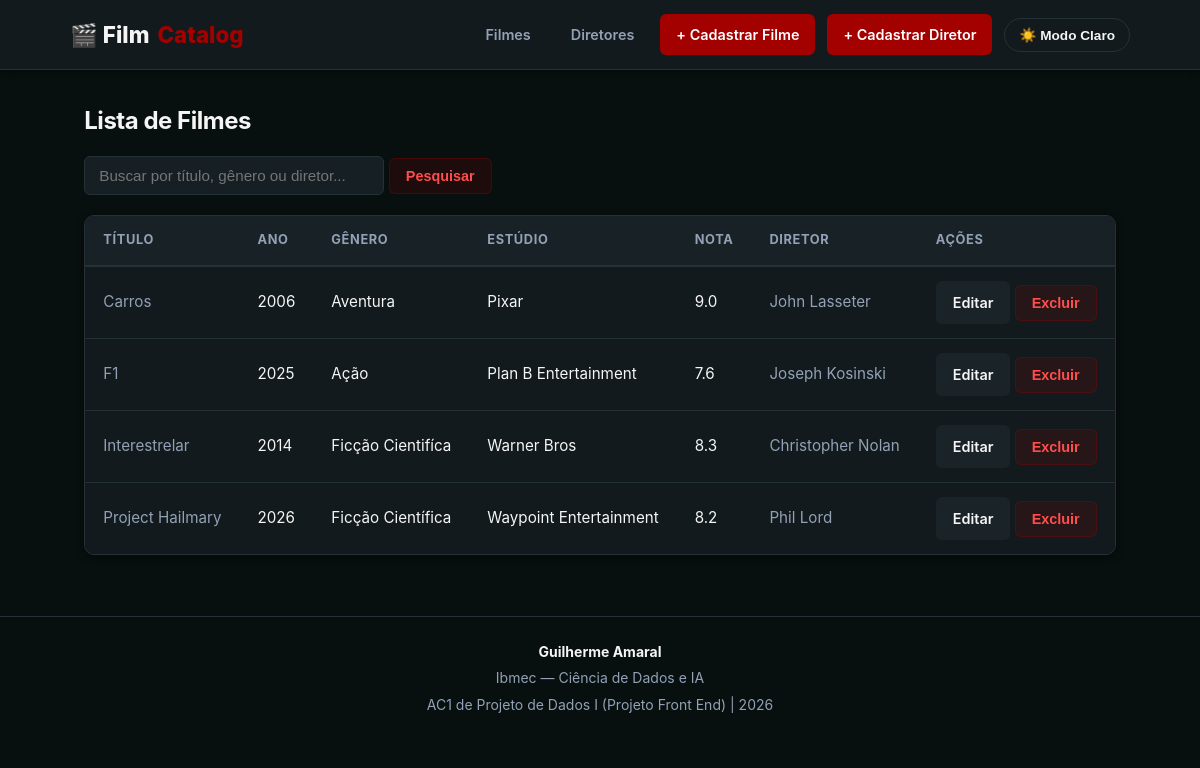
The app's page /, older data.
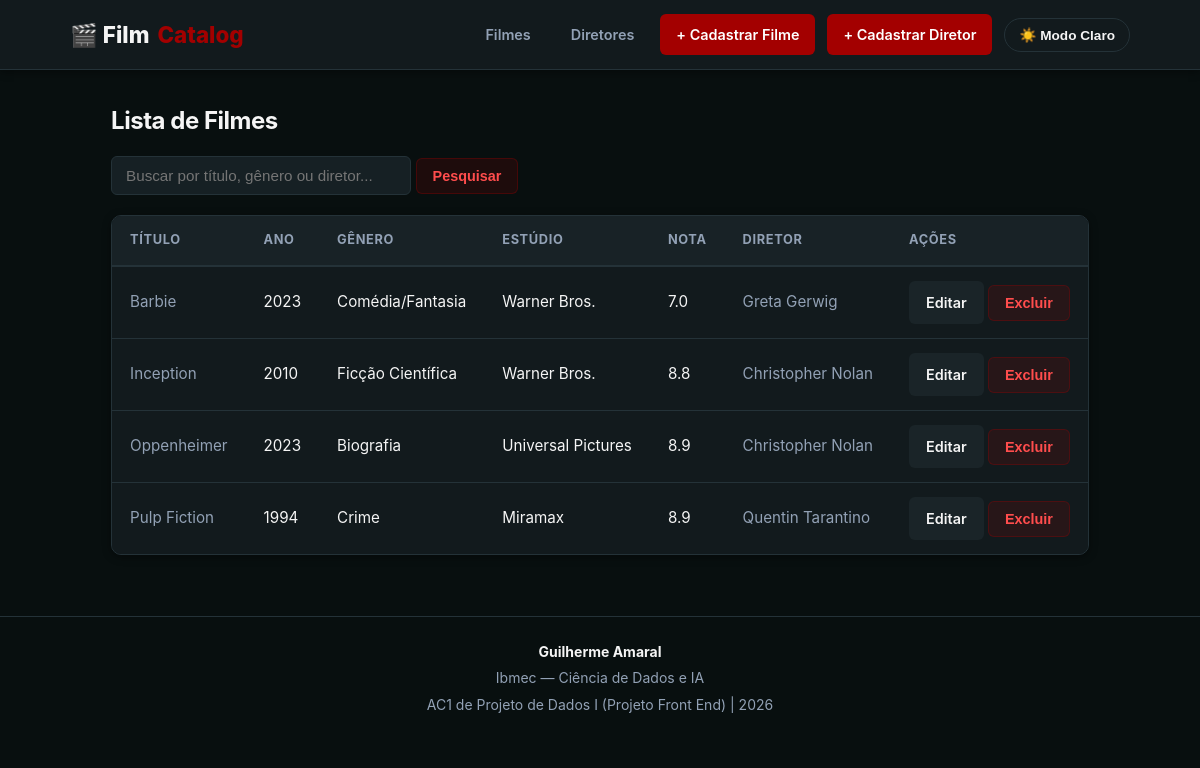
The same page, newer data.
### tables this page shows
CREATE TABLE filmes (
            id            INTEGER PRIMARY KEY AUTOINCREMENT,
            titulo        TEXT    NOT NULL UNIQUE,
            ano           INTEGER NOT NULL,
            genero        TEXT    NOT NULL,
            diretor_id    INTEGER NOT NULL REFERENCES diretores(id) ON DELETE CASCADE,
            nota          REAL    NOT NULL,
            estudio       TEXT    NOT NULL,
            imagem_url    TEXT,
            sinopse       TEXT
        );

CREATE TABLE diretores (
            id INTEGER PRIMARY KEY AUTOINCREMENT,
            nome TEXT NOT NULL UNIQUE,
            nacionalidade TEXT NOT NULL,
            data_nascimento TEXT NOT NULL
        );

### app.py (the view)
@app.route("/")
def listar():
    termo = request.args.get("termo", "").strip().lower()
    msg = request.args.get("msg", "")
    if termo:
        filmes = buscar_filmes(termo)
    else:
        filmes = listar_filmes()
    return render_template("lista.html", filmes=filmes, msg=msg)

### banco.py (called while the page is built)
def listar_filmes():
    conn = conectar_banco()
    cursor = conn.cursor()
    cursor.execute('''
        SELECT filmes.*, diretores.nome AS diretor_nome
        FROM filmes
        JOIN diretores ON filmes.diretor_id = diretores.id
        ORDER BY filmes.titulo
    ''')
    filmes = cursor.fetchall()
    conn.close()
    return filmes

### templates/lista.html (shortened to what this page needs)
{% extends 'base.html' %}
{% block conteudo %}
<h2>Lista de Filmes</h2>
<form action="/" method="GET" style="margin-bottom: 20px;">
    <input
        type="text"
        name="termo"
        value="{{ termo or '' }}"
        placeholder="Buscar por título, gênero ou diretor..."
        style="width: 300px;"
    >
    <button type="submit">Pesquisar</button>
</form>
{% if filmes %}
    <div class="table-wrapper">
        <table border="0" cellpadding="8">
            <thead>
                <tr>
                    <th>Título</th>
                    <th>Ano</th>
                    <th>Gênero</th>
                    <th>Estúdio</th>
                    <th>Nota</th>
                    <th>Diretor</th>
                    <th>Ações</th>
                </tr>
            </thead>
            <tbody>
                {% for filme in filmes %}
                <tr>
                    <td>
                        <a href="{{ url_for('detalhe_filme', id_filme=filme.id) }}">
                            {{ filme.titulo }}
                        </a>
                    </td>
                    <td>{{ filme.ano }}</td>
                    <td>{{ filme.genero }}</td>
                    <td>{{ filme.estudio }}</td>
                    <td>{{ filme.nota }}</td>
                    <td>
                        <a href="{{ url_for('detalhe_diretor', id_diretor=filme.diretor_id) }}">
                            {{ filme.diretor_nome }}
                        </a>
                    </td>
                    <td style="white-space: nowrap;">
                        <a href="{{ url_for('editar_filme', id_filme=filme.id) }}" class="btn btn-secondary">Editar</a>
                        <form action="{{ url_for('excluir', id_filme=filme.id) }}" method="POST" style="display: inline;">
                            <button type="submit" onclick="return confirm('Tem certeza que deseja excluir o filme {{ filme.titulo }}?');">
                                Excluir
                            </button>
                        </form>
                    </td>
                </tr>
                {% endfor %}
            </tbody>
        </table>
    </div>
{% else %}
    <p>Nenhum filme encontrado{% if termo %} para "{{ termo }}"{% endif %}.</p>
{% endif %}
{% endblock %}

### templates/base.html (shortened to what this page needs)
<!DOCTYPE html>
<html lang="pt-br" data-theme="dark">
<head>
    <link rel="stylesheet" href="{{ url_for('static', filename='style.css') }}?v=2.0">
</head>
<body>
    <header>
        <div class="container header-content">
            <div class="logo">
                🎬 Film<span>Catalog</span>
            </div>
            <nav>
                <a href="/">Filmes</a>
                <a href="/diretores">Diretores</a>
                <a href="/cadastrar_filme" class="btn btn-primary">+ Cadastrar Filme</a>
                <a href="/cadastrar_diretor" class="btn btn-primary">+ Cadastrar Diretor</a>
                <button id="themeToggle" class="theme-toggle-btn">☀️ Modo Claro</button>
            </nav>
        </div>
    </header>
    <main class="container">
        {% block conteudo %}{% endblock %}
    </main>
</body>
<footer class="main-footer">
    <div class="footer-container">
        <p><strong>Guilherme Amaral</strong></p>
        <p>Ibmec — Ciência de Dados e IA</p>
        <p>AC1 de Projeto de Dados I (Projeto Front End) | 2026</p>
    </div>
</footer>
</html>

### static/style.css (style rules this page uses)
:root { --bg-main: #080F0F; --bg-card: #121A1D; --bg-card-hover: #1A2428; --bg-table-header: #182226; --bg-input: #162024; --border-color: #243238; --border-focus: #A30000; --text-main: #F5F5F5; --text-muted: #92A1B5; --text-inverse: #080F0F; --accent-primary: #A30000; --accent-primary-hover: #C40000; --accent-secondary: #6B0F1A; --accent-steel: #92A1B5; --tag-bg: rgba(163, 0, 0, 0.2); --tag-text: #FF4D4D; --rating-star: #FFC107; --shadow-sm: 0 2px 8px rgba(0, 0, 0, 0.4); --shadow-lg: 0 12px 32px rgba(0, 0, 0, 0.6); --radius-sm: 6px; --radius-md: 10px; --radius-lg: 16px; --transition: all 0.2s cubic-bezier(0.4, 0, 0.2, 1); }
*, *::before, *::after { box-sizing: border-box; margin: 0; padding: 0; }
body { font-family: -apple-system, BlinkMacSystemFont, 'Segoe UI', Roboto, Helvetica, Arial, sans-serif; background-color: var(--bg-main); color: var(--text-main); line-height: 1.6; min-height: 100vh; transition: background-color 0.3s ease, color 0.3s ease; padding-bottom: 60px; }
a { color: var(--accent-steel); text-decoration: none; transition: var(--transition); }
h1, h2, h3, h4 { font-weight: 700; letter-spacing: -0.02em; color: var(--text-main); margin-bottom: 1rem; }
.container { max-width: 1100px; margin: 0 auto; padding: 0 20px; }
header { background: var(--bg-card); border-bottom: 1px solid var(--border-color); padding: 14px 0; margin-bottom: 32px; box-shadow: var(--shadow-sm); position: sticky; top: 0; z-index: 100; }
header .header-content { display: flex; align-items: center; justify-content: space-between; }
.logo { font-size: 1.4rem; font-weight: 800; color: var(--text-main); display: flex; align-items: center; gap: 8px; }
.logo span { color: var(--accent-primary); }
nav { display: flex; align-items: center; gap: 12px; }
nav a { font-weight: 600; font-size: 0.9rem; padding: 8px 14px; border-radius: var(--radius-sm); color: var(--text-muted); }
.theme-toggle-btn { background: transparent; border: 1px solid var(--border-color); color: var(--text-main); padding: 8px 14px; border-radius: 20px; cursor: pointer; font-size: 0.85rem; font-weight: 600; display: inline-flex; align-items: center; gap: 6px; transition: var(--transition); }
input[type="text"], input[type="number"], input[type="url"], select, textarea, .form-control, .search-input { background: var(--bg-input); border: 1px solid var(--border-color); color: var(--text-main); padding: 10px 14px; border-radius: var(--radius-sm); font-size: 0.95rem; outline: none; transition: var(--transition); }
button, .btn { display: inline-flex; align-items: center; justify-content: center; gap: 6px; padding: 9px 16px; font-size: 0.9rem; font-weight: 600; border-radius: var(--radius-sm); border: 1px solid transparent; cursor: pointer; transition: var(--transition); text-decoration: none; background: var(--bg-card-hover); color: var(--text-main); }
.btn-primary, nav a.btn-primary { background: var(--accent-primary); color: #FFFFFF !important; border: none; }
.btn-danger, button[type="submit"]:not(.btn-primary) { background: rgba(163, 0, 0, 0.15); color: var(--tag-text); border: 1px solid rgba(163, 0, 0, 0.3); }
.table-wrapper { background: var(--bg-card); border-radius: var(--radius-md); border: 1px solid var(--border-color); overflow: hidden; box-shadow: var(--shadow-sm); margin-top: 16px; }
table { width: 100%; border-collapse: collapse; text-align: left; background: var(--bg-card); }
thead, th { background: var(--bg-table-header) !important; }
th { padding: 14px 18px; font-size: 0.8rem; font-weight: 700; text-transform: uppercase; color: var(--text-muted); letter-spacing: 0.05em; border-bottom: 2px solid var(--border-color); }
td { padding: 14px 18px; border-bottom: 1px solid var(--border-color); font-size: 0.95rem; vertical-align: middle; }
tbody tr:last-child td { border-bottom: none; }
body { display: flex; flex-direction: column; min-height: 100vh; }
.main-footer { margin-top: auto; padding: 24px 0; background-color: var(--card-bg); border-top: 1px solid var(--border-color); color: var(--text-muted); font-size: 0.875rem; text-align: center; transition: background-color 0.3s, color 0.3s, border-color 0.3s; }
.footer-container { max-width: 1200px; margin: 0 auto; padding: 0 20px; display: flex; flex-direction: column; gap: 4px; }
.footer-container strong { color: var(--text-main); }

Row changes from the older to the newer data that the page shows:
removed filmes: titulo "Carros", ano "2006", genero "Aventura", estudio "Pixar", nota "9.0", diretor_nome "John Lasseter"
removed filmes: titulo "F1", ano "2025", genero "Ação", estudio "Plan B Entertainment", nota "7.6", diretor_nome "Joseph Kosinski"
changed filmes: titulo "Interestrelar" → "Barbie"; ano "2014" → "2023"; genero "Ficção Cientifíca" → "Comédia/Fantasia"; estudio "Warner Bros" → "Warner Bros."; nota "8.3" → "7.0"; diretor_nome "Christopher Nolan" → "Greta Gerwig"
changed filmes "Ficção Científica": titulo "Project Hailmary" → "Inception"; ano "2026" → "2010"; estudio "Waypoint Entertainment" → "Warner Bros."; nota "8.2" → "8.8"; diretor_nome "Phil Lord" → "Christopher Nolan"
added filmes: titulo "Oppenheimer", ano "2023", genero "Biografia", estudio "Universal Pictures", nota "8.9", diretor_nome "Christopher Nolan"
added filmes: titulo "Pulp Fiction", ano "1994", genero "Crime", estudio "Miramax", nota "8.9", diretor_nome "Quentin Tarantino"
